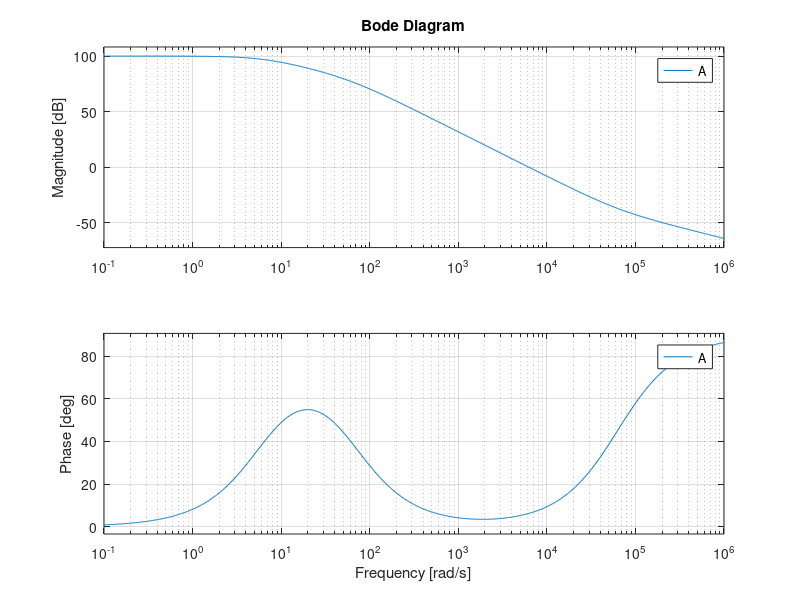

MATLAB code for this plot:
clc;
clear;

f0 = 10 ;
to = 1/2/pi/f0 ;
A0 = 1e5 ;
R = 1e4 ;
C = 1e-7 ;

K = linspace(0,1e-4,50);

figure()
hold on

for i=K
s = tf('s');
A = A0/(1+to*s)*(1/(1-10*to*s)-i) ;
bode(A);
end

hold off